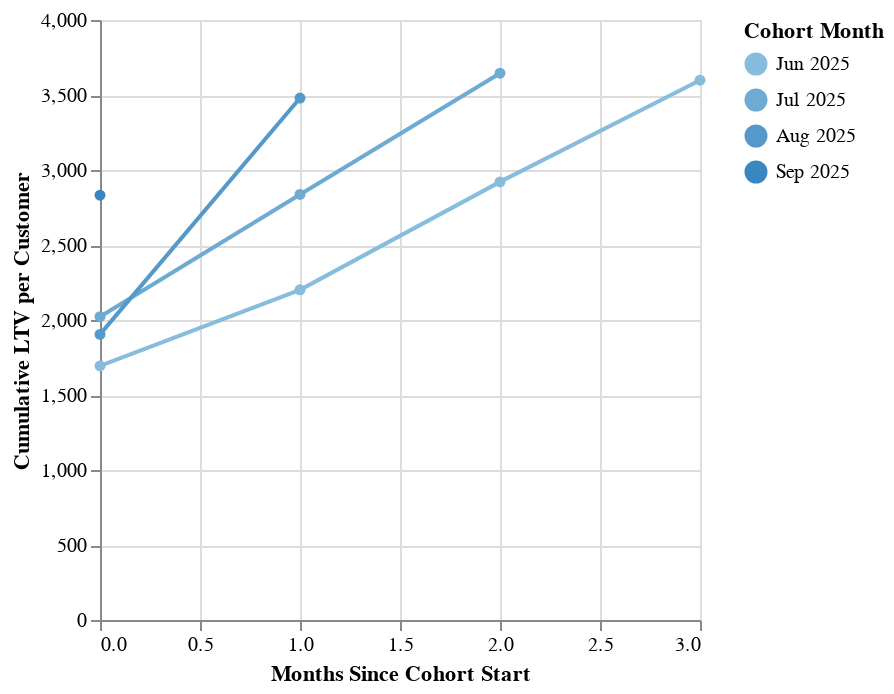

Write notebook code for a chart like this one.
### Code cell
thread.plot('Line chart of cumulative LTV by cohort age')

### Figure 1 — Vega-Lite specification as saved in the notebook (floating-point values rounded to 4 significant figures)
{"config": {"view": {"continuousWidth": 300, "continuousHeight": 300}}, "data": {"name": "data-127e88404d482de350db5470012c28d5"}, "mark": {"type": "line", "point": true}, "encoding": {"color": {"field": "cohort_month", "timeUnit": "yearmonth", "title": "Cohort Month", "type": "temporal"}, "tooltip": [{"field": "cohort_month", "timeUnit": "yearmonth", "title": "Cohort Month", "type": "temporal"}, {"field": "months_since_cohort_start", "title": "Months Since Cohort Start", "type": "quantitative"}, {"field": "cumulative_LTV_per_customer", "title": "Cumulative LTV per Customer", "type": "quantitative"}, {"field": "cohort_size", "title": "Cohort Size", "type": "quantitative"}], "x": {"field": "months_since_cohort_start", "title": "Months Since Cohort Start", "type": "quantitative"}, "y": {"field": "cumulative_LTV_per_customer", "title": "Cumulative LTV per Customer", "type": "quantitative"}}, "$schema": "https://vega.github.io/schema/vega-lite/v5.json", "datasets": {"data-127e88404d482de350db5470012c28d5": [{"cohort_month": "2025-06-01T00:00:00", "revenue_month": "2025-06-01T00:00:00", "months_since_cohort_start": 0, "cohort_size": 105, "monthly_revenue_per_cohort": 177800.0, "cumulative_LTV_per_customer": 1694.0}, {"cohort_month": "2025-06-01T00:00:00", "revenue_month": "2025-07-01T00:00:00", "months_since_cohort_start": 1, "cohort_size": 105, "monthly_revenue_per_cohort": 53270.0, "cumulative_LTV_per_customer": 2201.0}, {"cohort_month": "2025-06-01T00:00:00", "revenue_month": "2025-08-01T00:00:00", "months_since_cohort_start": 2, "cohort_size": 105, "monthly_revenue_per_cohort": 75580.0, "cumulative_LTV_per_customer": 2921.0}, {"cohort_month": "2025-06-01T00:00:00", "revenue_month": "2025-09-01T00:00:00", "months_since_cohort_start": 3, "cohort_size": 105, "monthly_revenue_per_cohort": 71140.0, "cumulative_LTV_per_customer": 3598.0}, {"cohort_month": "2025-07-01T00:00:00", "revenue_month": "2025-07-01T00:00:00", "months_since_cohort_start": 0, "cohort_size": 68, "monthly_revenue_per_cohort": 137500.0, "cumulative_LTV_per_customer": 2022.0}, {"cohort_month": "2025-07-01T00:00:00", "revenue_month": "2025-08-01T00:00:00", "months_since_cohort_start": 1, "cohort_size": 68, "monthly_revenue_per_cohort": 55420.0, "cumulative_LTV_per_customer": 2837.0}, {"cohort_month": "2025-07-01T00:00:00", "revenue_month": "2025-09-01T00:00:00", "months_since_cohort_start": 2, "cohort_size": 68, "monthly_revenue_per_cohort": 54990.0, "cumulative_LTV_per_customer": 3646.0}, {"cohort_month": "2025-08-01T00:00:00", "revenue_month": "2025-08-01T00:00:00", "months_since_cohort_start": 0, "cohort_size": 23, "monthly_revenue_per_cohort": 43790.0, "cumulative_LTV_per_customer": 1904.0}, {"cohort_month": "2025-08-01T00:00:00", "revenue_month": "2025-09-01T00:00:00", "months_since_cohort_start": 1, "cohort_size": 23, "monthly_revenue_per_cohort": 36240.0, "cumulative_LTV_per_customer": 3480.0}, {"cohort_month": "2025-09-01T00:00:00", "revenue_month": "2025-09-01T00:00:00", "months_since_cohort_start": 0, "cohort_size": 4, "monthly_revenue_per_cohort": 11330.0, "cumulative_LTV_per_customer": 2832.0}]}}
